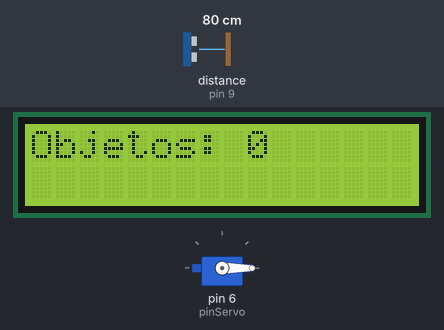
This sketch was run on a simulated Arduino Uno, built with avr-gcc and run on an emulated ATmega328P. On the bench: servo, 16×2 character LCD. Wiring (inferred from the names in the program): ultrasonic range finder: trigger pin 8; echo pin 9. Inputs (shaded band) come from the test bench; at power-on: distance to the obstacle (sensor on pin 9) 80 cm. The echo pulse lasts 58.3 µs per cm; what the sketch prints to the serial monitor is not drawn.

Above: at 1.2 s.
1.3 s: distance to the obstacle (sensor on pin 9) set to 18 cm
2.8 s: distance to the obstacle (sensor on pin 9) set to 14 cm
At 3.4 s:
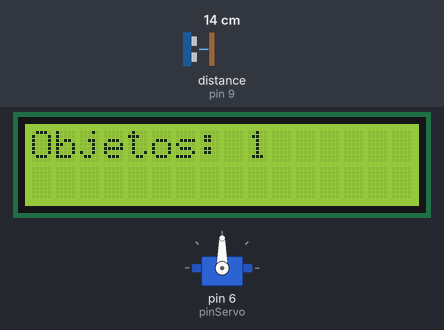
4.3 s: distance to the obstacle (sensor on pin 9) set to 60 cm
7.3 s: distance to the obstacle (sensor on pin 9) set to 4 cm
At 8.0 s:
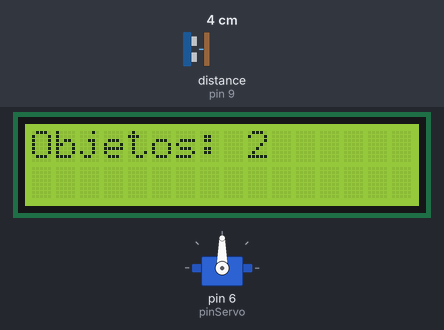
8.8 s: distance to the obstacle (sensor on pin 9) set to 35 cm
At 11.5 s:
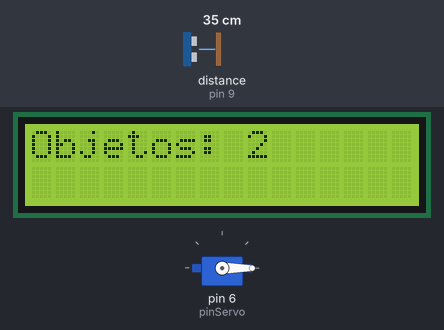
Timing chart, 0 to 12.8 s (numbered marks = the images above; inputs shaded):
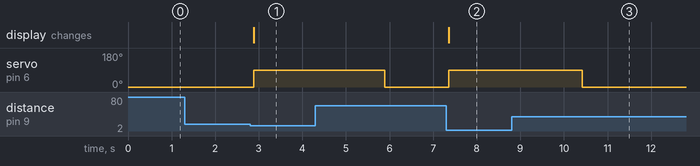

Measured:
- the behaviour switches between 16 and 15 cm on distance to the obstacle (sensor on pin 9) (found by bisection; images 0 and 1)
- after the input at 1.3 s, every drawn part: stays the same
- after the input at 2.8 s, servo on pin 6 (pinServo): 0° → 90° after 0.09 s; the display: changes after 0.09 s (image 1)
- after the input at 7.3 s, servo on pin 6 (pinServo): 0° → 90° after 0.06 s; the display: changes after 0.06 s (image 2)
- after the input at 8.8 s, servo on pin 6 (pinServo): goes on until 10.4 s, then stays 0°

The sketch:

Basurin-Lcd-contador-Ok.ino
```cpp
//Proyecto Basurin
//Elementos: Sensor Ultrasonido, Servo Motor, LCD i2c
//Escuela 4068

#include <Wire.h>
#include <LiquidCrystal_I2C.h>
#include <Servo.h>

// LCD I2C
LiquidCrystal_I2C lcd(0x27, 16, 2);

// Servo
Servo tapaServo;
const int pinServo = 6;

// Sensor ultrasónico
const int trigPin = 8;
const int echoPin = 9;

// Variables
int contador = 0;
bool detectado = false;
unsigned long tiempoUltimaDeteccion = 0;

void setup() {
  // Inicializaciones
  pinMode(trigPin, OUTPUT);
  pinMode(echoPin, INPUT);

  tapaServo.attach(pinServo);
  tapaServo.write(0); // Tapa cerrada

  lcd.init();
  lcd.backlight();
  lcd.setCursor(0, 0);
  lcd.print("Objetos: 0");

  Serial.begin(9600);
}

void loop() {
  long duracion;
  float distancia;

  // Activar el sensor
  digitalWrite(trigPin, LOW);
  delayMicroseconds(2);
  digitalWrite(trigPin, HIGH);
  delayMicroseconds(10);
  digitalWrite(trigPin, LOW);

  // Leer distancia
  duracion = pulseIn(echoPin, HIGH);
  distancia = duracion * 0.034 / 2;

  Serial.print("Distancia: ");
  Serial.println(distancia);

  // Si alguien se acerca (menos de 15 cm)
  if (distancia < 15 && !detectado) {
    contador++;
    detectado = true;
    tiempoUltimaDeteccion = millis();

    // Mostrar en LCD
    lcd.clear();
    lcd.setCursor(0, 0);
    lcd.print("Objetos:");
    lcd.setCursor(9, 0);
    lcd.print(contador);

    // Abrir tapa
    tapaServo.write(90); // Tapa abierta
  }

  // Cerrar la tapa después de 3 segundos
  if (detectado && (millis() - tiempoUltimaDeteccion > 3000)) {
    tapaServo.write(0); // Tapa cerrada
    detectado = false;
  }

  delay(100);
}
```
